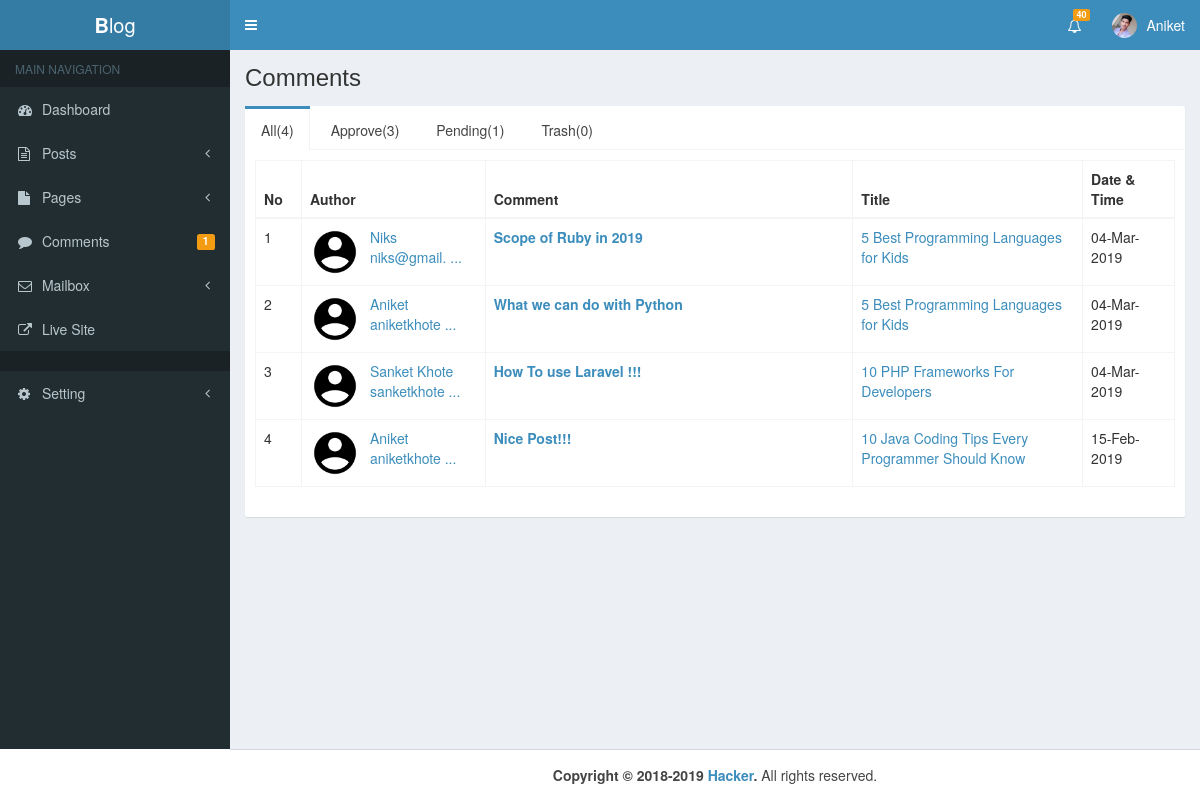
/admin/comment.php (signed in), run on the app's committed database.
### tables this page shows
CREATE TABLE `user` (
  `id` int(11) NOT NULL,
  `username` varchar(100) NOT NULL,
  `email` varchar(100) NOT NULL,
  `website` varchar(100) NOT NULL,
  `fname` varchar(100) NOT NULL,
  `lname` varchar(100) NOT NULL,
  `bio` mediumtext NOT NULL,
  `detail` varchar(500) NOT NULL,
  `password` varchar(100) NOT NULL,
  `img` varchar(1000) NOT NULL,
  `registered_date` varchar(100) NOT NULL
);

CREATE TABLE `comments` (
  `id` int(11) NOT NULL,
  `name` varchar(100) NOT NULL,
  `email` varchar(100) NOT NULL,
  `comment` varchar(500) NOT NULL,
  `date` varchar(100) NOT NULL,
  `comment_status` varchar(50) NOT NULL,
  `post_id` int(11) NOT NULL
);

CREATE TABLE `posts` (
  `id` int(11) NOT NULL,
  `date` varchar(50) NOT NULL,
  `title` varchar(200) NOT NULL,
  `category` varchar(100) NOT NULL,
  `author` varchar(100) NOT NULL,
  `img` varchar(200) NOT NULL,
  `post` longtext NOT NULL,
  `sampleText` varchar(200) NOT NULL,
  `post_status` varchar(50) NOT NULL,
  `type` varchar(50) NOT NULL,
  `comment_count` int(11) NOT NULL,
  `post_view` int(11) NOT NULL,
  `unique_visitor` int(11) NOT NULL,
  `category_id` int(11) NOT NULL
);

### admin/comment.php (the view, shortened to what this page needs)
<?php
include "header.php"
?>
<?php
$all = "SELECT * FROM comments WHERE Comment_status NOT IN ('trash')";
$result = mysqli_query($con,$all);
$TotalComment = mysqli_num_rows($result);
$approve = "SELECT * FROM comments WHERE Comment_status = 'approve'";
$result = mysqli_query($con,$approve);
$ApproveComment = mysqli_num_rows($result);
$trash = "SELECT * FROM comments WHERE Comment_status = 'trash'";
$result = mysqli_query($con,$trash);
$TrashComment = mysqli_num_rows($result);
 ?>
<body class="hold-transition skin-blue sidebar-mini">
<div class="wrapper">
  <?php include "nav.php" ?>
  <?php include "sidebar.php" ?>
  <div class="content-wrapper">
    <section class="content-header">
      <h1>Comments</h1>
    </section>
    <section class="content">
      <div class="row">
       <div class="col-md-12">
         <div class="nav-tabs-custom">
           <ul class="nav nav-tabs">
             <li class="active"><a href="#tab_1" data-toggle="tab"><?php echo "All($TotalComment)"; ?></a></li>
             <li><a href="#tab_2" data-toggle="tab"><?php echo "Approve($ApproveComment)"; ?></a></li>
             <li><a href="#tab_3" data-toggle="tab"><?php echo "Pending($PendingComment)"; ?></a></li>
             <li><a href="#tab_4" data-toggle="tab"><?php echo "Trash($TrashComment)"; ?></a></a></li>
           </ul>
           <div class="tab-content">
             <div class="tab-pane active" id="tab_1">
               <table class="table table-bordered table-hover">
                 <thead>
                   <tr>
                     <th>No</th>
                     <th style="width:20%">Author</th>
                     <th style="width:40%">Comment</th>
                     <th style="width:25%">Title</th>
                     <th style="width:10%">Date & Time</th>
                   </tr>
                 </thead>
                 <tbody>
                  <?php
                  $sr = 0;
                  $con = new mysqli("localhost","root","","blog");
                  $sql = "SELECT c.id,c.name,c.email,c.comment,c.comment_status,c.date,p.title FROM comments AS c INNER JOIN posts AS p ON c.post_id = p.id WHERE comment_status NOT IN ('trash') ORDER BY id DESC";                    $result = mysqli_query($con,$sql);
                    while ($row = mysqli_fetch_array($result)) {
                      $id = $row['id'];
                      $title = $row['title'];
                      $name = $row['name'];
                      $comment = $row['comment'];
                      $date = $row['date'];
                      $email = $row['email'];
                      $sr++;
                   ?>
                  <tr>
                    <td><?php echo "$sr"; ?></td>
                    <td>
                      <img class="img-circle pull-left" src="upload/user.png" style="margin-right: 10px; width:50px;">
                      <div class="">
                        <a style="margin-top:5px;" href="#"><?php echo "$name"; ?></a><br>
                        <a href="#">
                          <?php
                            if (strlen($email)>11) {$email = substr($email,0,11);}
                            echo "$email ...";
                           ?>
                        </a>
                      </div>
                    </td>
                    <td class="titleHover">
                    <a>
                       <b>
                        <?php echo $comment; ?>
                      </b><br>
                    </a>
                    </td>
                    <td><a href="../post.php?p=<?php echo "$id"; ?>&Preview=true" target="_blank"><?php echo "$title"; ?></a></td>
                    <td>
                      <?php
                        if (strlen($date)>11) {$date = substr($date,0,11);}
                        echo $date
                      ?>
                    </td>
                    </tr>
                    <?php
                      }
                    ?>
                  </tbody>
                </table>
             </div>
          </div>
        </div>
      </div>
    </div>
  </div>
</div>
  <?php include "footer.php" ?>
</body>

### admin/nav.php (shortened to what this page needs)
<?php
$con = new mysqli("localhost","root","","blog");
$i = $_SESSION['User_Id'];
$sql = "SELECT * FROM user WHERE id = '$i'";
$result = mysqli_query($con,$sql);
$row = mysqli_fetch_array($result);
$user = $row['username'];
$img = $row['img'];
 ?>
<header class="main-header">
  <a href="index.php" class="logo">
    <span class="logo-lg"><b>B</b>log</span>
  </a>
  <nav class="navbar navbar-static-top">
      <a href="#" class="sidebar-toggle" data-toggle="push-menu" role="button">
      </a>
      <div class="navbar-custom-menu">
        <ul class="nav navbar-nav">
          <li class="dropdown notifications-menu">
           <a href="#" class="dropdown-toggle" data-toggle="dropdown">
             <i class="fa fa-bell-o"></i>
             <span class="label label-warning">40</span>
           </a>
         </li>
          <li class="dropdown user user-menu">
            <a href="#" class="dropdown-toggle" data-toggle="dropdown">
              <?php if (!empty($img)): ?>
                <img src="upload/<?php echo "$img"; ?>" class="user-image" alt="User Image">
              <?php endif; ?>
              <span class="hidden-xs"><?php echo "$user"; ?></span>
            </a>
          </li>
        </ul>
      </div>
    </nav>
</header>

### admin/assets/css/main.css (style rules this page uses)
body { min-height: 100vh; }
.img-circle { object-fit: cover; }

### data on the page
user: img (placeholder picture), username "Aniket"
comments: name "Niks", email "niks@gmail.", comment "Scope of Ruby in 2019", post.title "5 Best Programming Languages for Kids", date "04-Mar-2019"
comments: name "Aniket", email "aniketkhote", comment "What we can do with Python", post.title "5 Best Programming Languages for Kids", date "04-Mar-2019"
comments: name "Sanket Khote", email "sanketkhote", comment "How To use Laravel !!!", post.title "10 PHP Frameworks For Developers", date "04-Mar-2019"
comments: name "Aniket", email "aniketkhote", comment "Nice Post!!!", post.title "10 Java Coding Tips Every Programmer Should Know", date "15-Feb-2019"

### other printed values
$PendingComment "1"
$TotalComment "4"
$ApproveComment "3"
$TrashComment "0"
